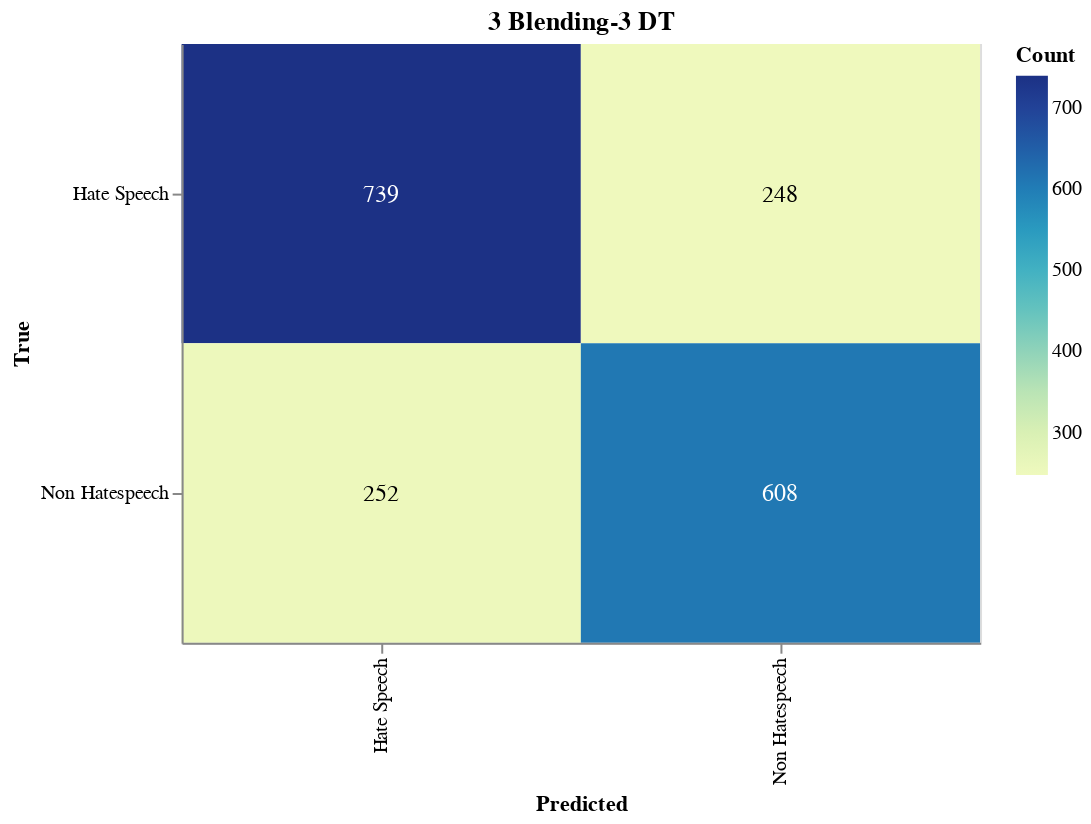

The notebook cell saved with this chart:
### Markdown cell above
#### Save Confusion Matrix

### Code cell
import altair as alt
import pandas as pd
from sklearn.metrics import confusion_matrix

# Calculate the confusion matrix
cm = confusion_matrix(true_labels, adjusted_predictions)

# Define class names
class_names = ['Hate Speech', 'Non Hatespeech']

# Convert confusion matrix to DataFrame
cm_df = pd.DataFrame(cm, index=class_names, columns=class_names).reset_index().melt(id_vars='index')
cm_df.columns = ['True', 'Predicted', 'Count']

# Ensure the order of categories
cm_df['True'] = pd.Categorical(cm_df['True'], categories=class_names, ordered=True)
cm_df['Predicted'] = pd.Categorical(cm_df['Predicted'], categories=class_names, ordered=True)

# Create the Altair plot
heatmap = alt.Chart(cm_df).mark_rect().encode(
    x=alt.X('Predicted:O', sort=class_names),
    y=alt.Y('True:O', sort=class_names),
    color='Count:Q',
    tooltip=['True', 'Predicted', 'Count']
).properties(
    width=400,
    height=300,
    title='3 Blending-3 DT'
)

# Add text labels
text = heatmap.mark_text(
    align='center',
    baseline='middle',
    fontSize=12
).encode(
    text='Count:Q',
    color=alt.condition(
        alt.datum.Count > cm.max() / 2,
        alt.value('white'),
        alt.value('black')
    )
)

# Combine heatmap and text
final_chart = heatmap + text

# Display the plot
final_chart.show()

### Figure 1 — Vega-Lite specification as saved in the notebook (floating-point values rounded to 4 significant figures)
{"config": {"view": {"continuousWidth": 300, "continuousHeight": 300}}, "layer": [{"mark": {"type": "rect"}, "encoding": {"color": {"field": "Count", "type": "quantitative"}, "tooltip": [{"field": "True", "type": "ordinal"}, {"field": "Predicted", "type": "ordinal"}, {"field": "Count", "type": "quantitative"}], "x": {"field": "Predicted", "sort": ["Hate Speech", "Non Hatespeech"], "type": "ordinal"}, "y": {"field": "True", "sort": ["Hate Speech", "Non Hatespeech"], "type": "ordinal"}}, "title": "3 Blending-3 DT"}, {"mark": {"type": "text", "align": "center", "baseline": "middle", "fontSize": 12}, "encoding": {"color": {"condition": {"test": "(datum.Count > 369.5)", "value": "white"}, "value": "black"}, "text": {"field": "Count", "type": "quantitative"}, "tooltip": [{"field": "True", "type": "ordinal"}, {"field": "Predicted", "type": "ordinal"}, {"field": "Count", "type": "quantitative"}], "x": {"field": "Predicted", "sort": ["Hate Speech", "Non Hatespeech"], "type": "ordinal"}, "y": {"field": "True", "sort": ["Hate Speech", "Non Hatespeech"], "type": "ordinal"}}, "title": "3 Blending-3 DT"}], "data": {"name": "data-5b15160ad9fb51f09259d43d946ce56b"}, "height": 300, "width": 400, "$schema": "https://vega.github.io/schema/vega-lite/v5.17.0.json", "datasets": {"data-5b15160ad9fb51f09259d43d946ce56b": [{"True": "Hate Speech", "Predicted": "Hate Speech", "Count": 739}, {"True": "Non Hatespeech", "Predicted": "Hate Speech", "Count": 252}, {"True": "Hate Speech", "Predicted": "Non Hatespeech", "Count": 248}, {"True": "Non Hatespeech", "Predicted": "Non Hatespeech", "Count": 608}]}}
